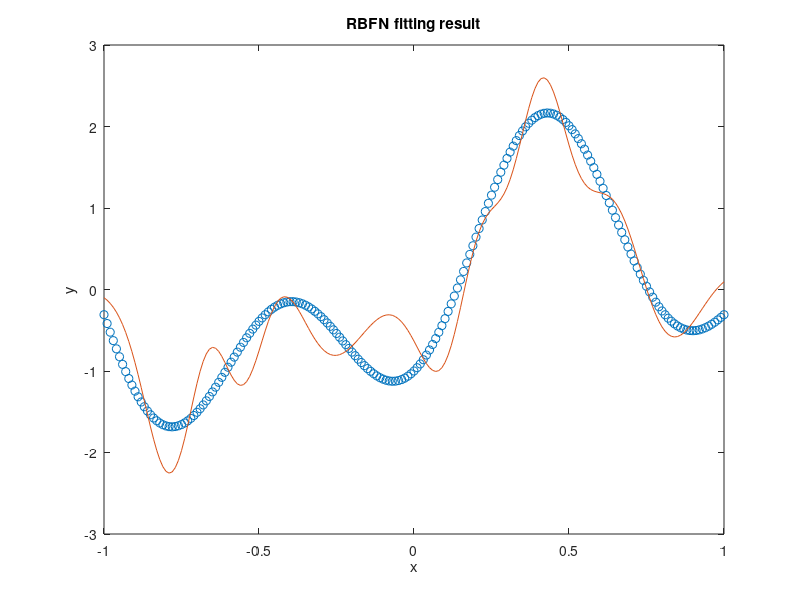

This chart was generated by the following MATLAB code: (Note: this script raises an error after producing the figure.)
clc;
clear;

x_train = -1:0.05:1;
y_train = 1.2*sin(pi*x_train)-cos(2.4*pi*x_train)+0.3*randn(1,41);

x_test = -1:0.01:1;
y_test = 1.2*sin(pi*x_test)-cos(2.4*pi*x_test);

sigma = 0.1;
% randomly select 20 centers among the sampling points
centers = datasample(x_train,20,2);

% train
r = abs(x_train' - centers);
i_matrix = exp(-r.^2./(2*sigma^2));
w = pinv(i_matrix)*y_train';

% test
r = abs(x_test' - centers);
i_matrix = exp(-r.^2./(2*sigma^2));
y_pred = (i_matrix*w)';
test_mse = sum((y_pred - y_test).^2)/201;

% plot
fig = figure();
plot(x_test,y_test,'o', x_test,y_pred);
xlabel('x');
ylabel('y');
title('RBFN fitting result')

% MSE
fprintf('test_mse: %0.2f%\n',test_mse)
